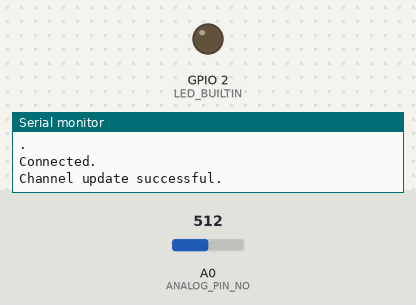
Simulated run of this sketch. Board: ESP8266 (NodeMCU). On the bench: output pins drawn as LEDs (lit = HIGH, except the on-board LED, lit = LOW), the last lines printed to the serial monitor. The test bench sets the inputs (shaded band); at power-on: A0 (ANALOG_PIN_NO) = 512. WiFi joins after 1.5 s; servers stay silent unless stated; not simulated (calls return 0 or success): secrets.h.

Above: at 12.7 s.
At 25.55 s:
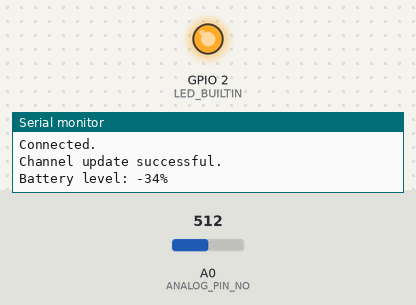
Timing chart, 0 to 26.4 s (numbered marks = the images above):
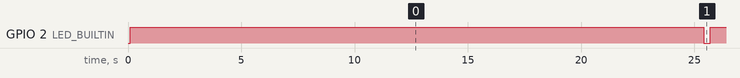

Measured:
- by itself, GPIO 2 (LED_BUILTIN): repeats every 20.3 s: LOW 0.30 s, HIGH 20.0 s

The sketch:

v3.ino
```cpp
/*--------------------------------------------------------------
  Program:      v3

  Description:  Reads value on analog input A0 and calculates
                the the percent level of a lipo battery and
                upload the value to ThingSpeak.

  Hardware:     Adafruit Feather Huzzah with 3.7V lipo battery
                and voltage divider on A0.

  Software:     Developed using arduino-cli 0.20.2.

  Date:         29JAN2022

  Author:       Nicholas Wilde 0x08b7d7a3
--------------------------------------------------------------*/

#include <ESP8266WiFi.h>
#include "secrets.h"
#include "ThingSpeak.h" // always include thingspeak header file after other header files and custom macros

#define NUM_SAMPLES 10   // number of analog samples to take per reading
#define BAUD_RATE 115200 // baud rate used for Serial console
#define ANALOG_PIN_NO A0 // analog pin number
#define R1 1000000       // resistor 1 on the voltage divider
#define R2 220000        // resistor 2 on the voltage divider
#define VOLTAGE_MAX 4.2  // max voltage of lipo battery
#define VOLTAGE_MIN 3.14 // min voltage of lipo battery
#define DELAY_LOOP 20000  // delay for loop routine
#define DELAY_SAMPLE 10  // delay between samples

WiFiClient  client;

char ssid[] = SECRET_SSID;   // your network SSID (name)
char pass[] = SECRET_PASS;   // your network password

unsigned long myChannelNumber = SECRET_CH_ID;
const char * myWriteAPIKey = SECRET_WRITE_APIKEY;

int number = 0;

int sum = 0;                    // sum of samples taken
unsigned char sample_count = 0; // current sample number
int level = 0;                  // calculated battery level
int battery_min = 0;            // min battery level
int battery_max = 0;            // max battery level
float resistor_ratio = 0;       // resistor ratio

void setup() {
  Serial.begin(BAUD_RATE);

  // calculate the voltage divider ratio
  resistor_ratio=(float)R2/((float)R1+(float)R2);

  // calculate the min battery number using the resistor ratio
  battery_min=(float)resistor_ratio*(float)VOLTAGE_MIN*1024;
  // battery_min=580;
  // calculate the max battery number using the resistor ratio
  battery_max=(float)resistor_ratio*(float)VOLTAGE_MAX*1024;
  // battery_max=774;

  pinMode(LED_BUILTIN, OUTPUT);

  WiFi.mode(WIFI_STA);
  ThingSpeak.begin(client);  // Initialize ThingSpeak
}

void loop() {
  // take a number of analog samples and add them up
  while (sample_count < NUM_SAMPLES) {
    sum += analogRead(ANALOG_PIN_NO);
    sample_count++;
    delay(DELAY_SAMPLE);
  }
  digitalWrite(LED_BUILTIN, LOW);
  level = (float)sum / (float)NUM_SAMPLES;
  // convert battery level to percent
  level = map(level, battery_min, battery_max, 0, 100);
  Serial.print("Battery level: ");
  Serial.print(level);
  Serial.println("%");
  // Connect or reconnect to WiFi
  if(WiFi.status() != WL_CONNECTED){
    Serial.print("Attempting to connect to SSID: ");
    Serial.println(SECRET_SSID);
    while(WiFi.status() != WL_CONNECTED){
      WiFi.begin(ssid, pass);  // Connect to WPA/WPA2 network. Change this line if using open or WEP network
      Serial.print(".");
      digitalWrite(LED_BUILTIN, !digitalRead(LED_BUILTIN));
      delay(5000);
    }
    Serial.println("\nConnected.");
  }

  // Write to ThingSpeak. There are up to 8 fields in a channel, allowing you to store up to 8 different
  // pieces of information in a channel.  Here, we write to field 1.
  int x = ThingSpeak.writeField(myChannelNumber, 1, level, myWriteAPIKey);
  if(x == 200){
    Serial.println("Channel update successful.");
  }
  else{
    Serial.println("Problem updating channel. HTTP error code " + String(x));
  }
  digitalWrite(LED_BUILTIN, HIGH);
  delay(DELAY_LOOP);
}
```
